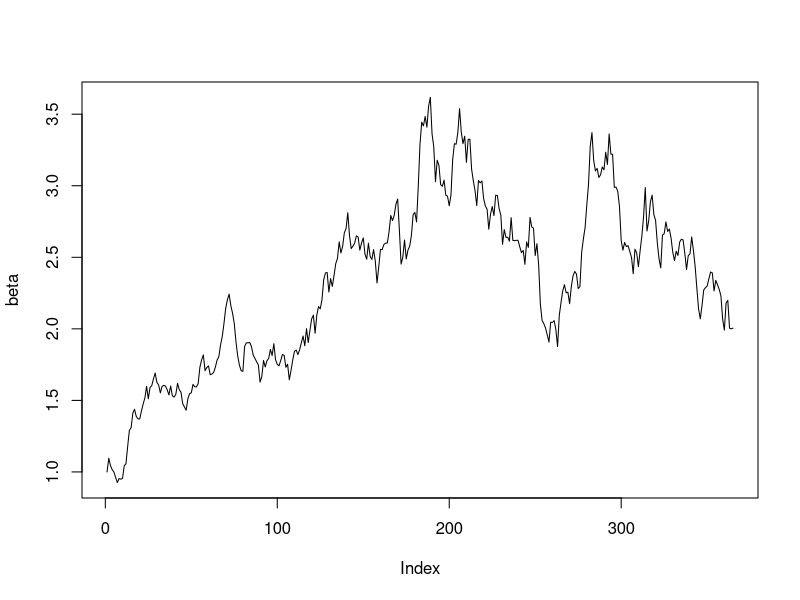
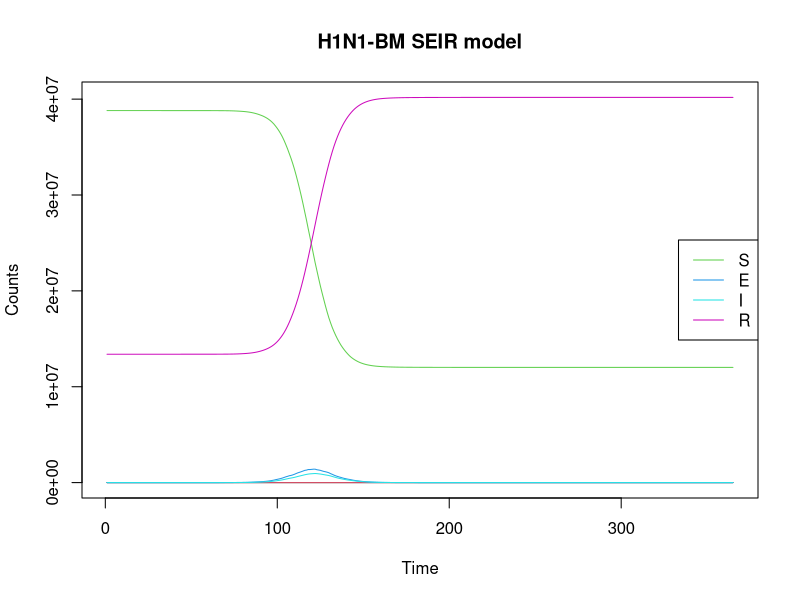
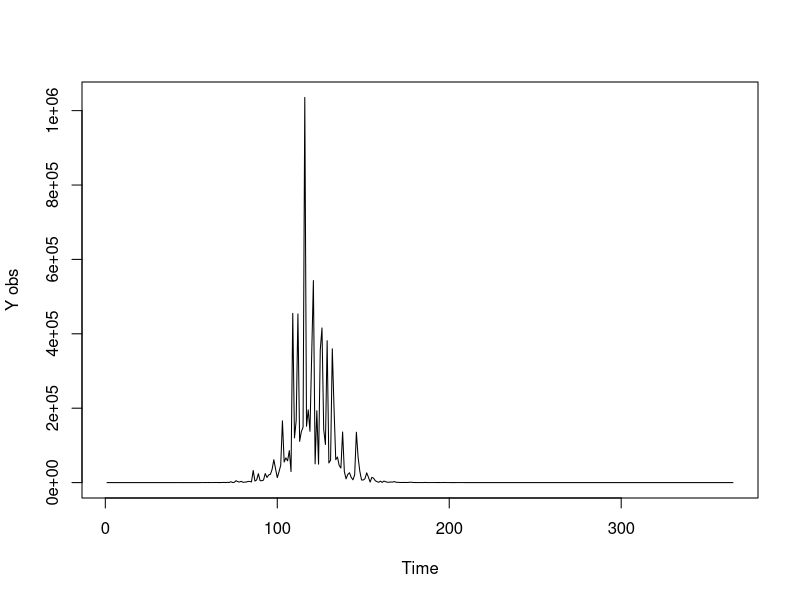
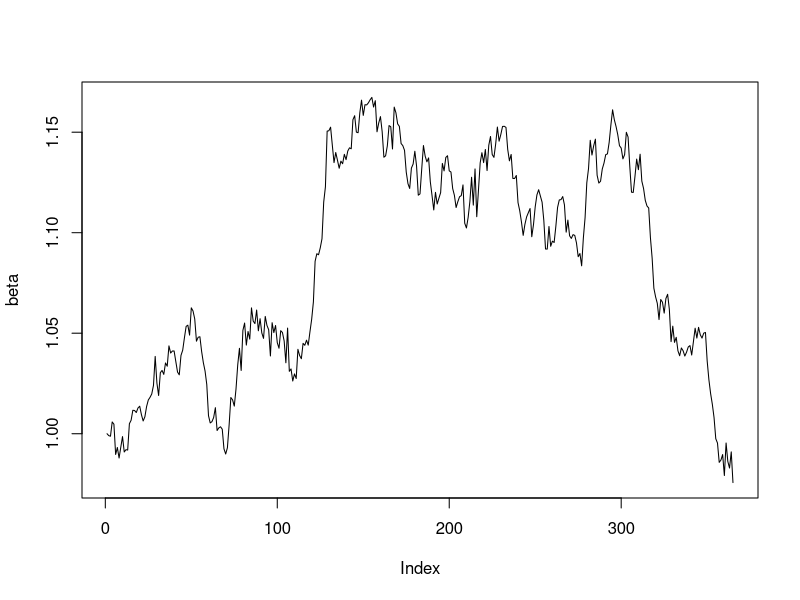
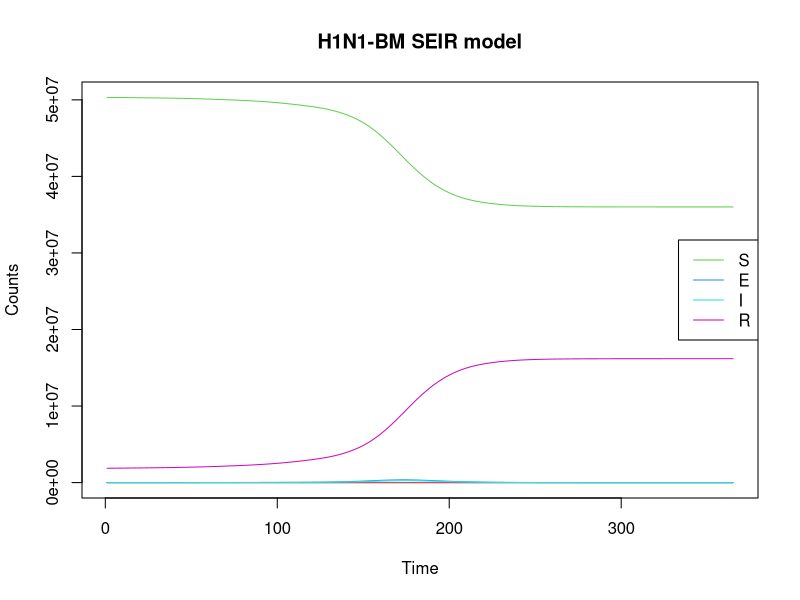
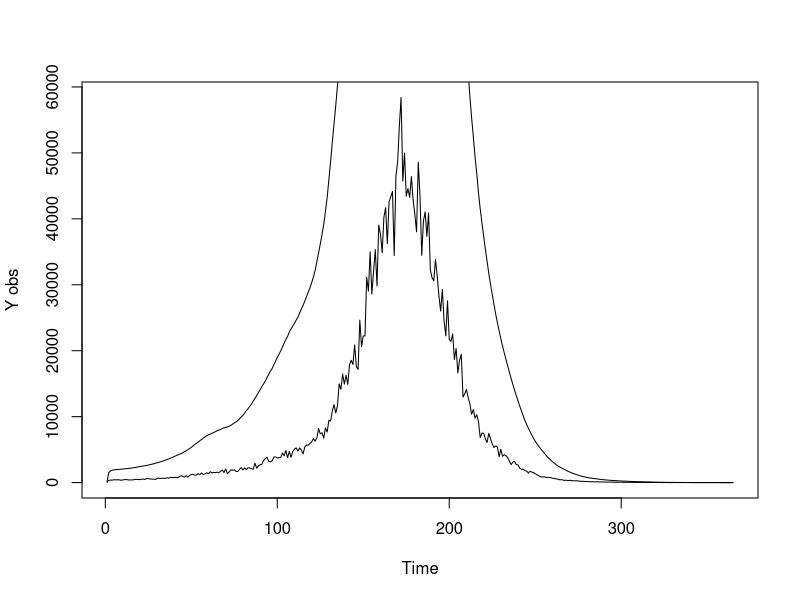
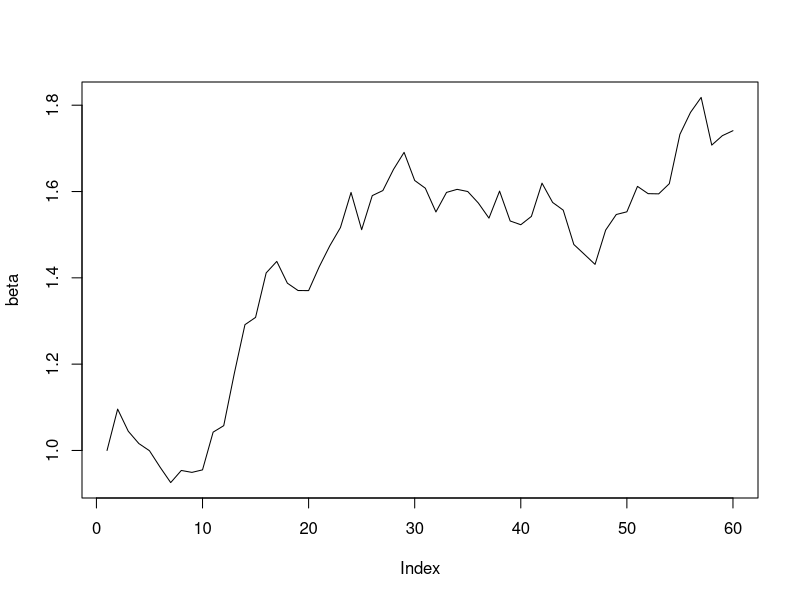
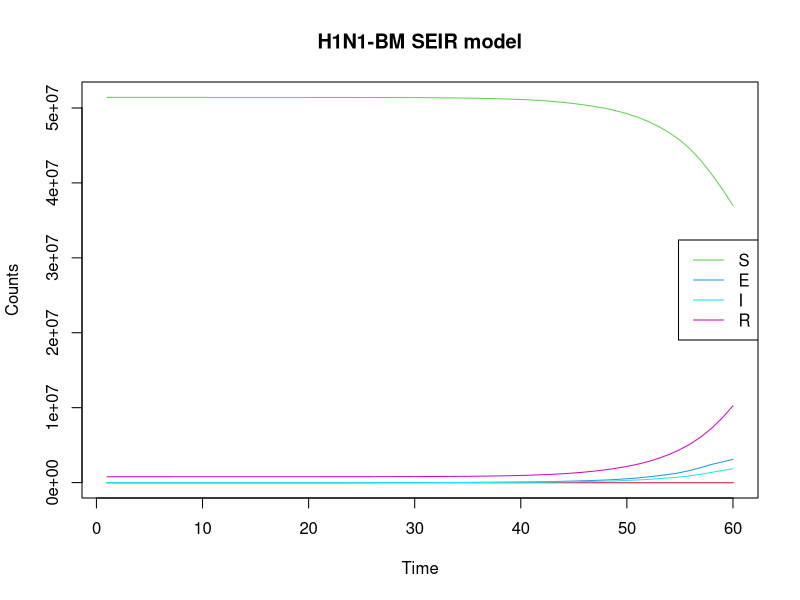

The R script that drew these images, in order: (Note: this script raises an error after producing the figures.)
rm(list=ls())
require(deSolve)
set.seed(007) #015
times <- 1:365
N=52196381
sigma <- 0.4
## first, simulate a set of random deviates
e <- rnorm(n = length(times) - 1, sd = sqrt(0.01))
## now compute their cumulative sum
e <- c(0, cumsum(e))


beta<- exp(sigma*e)
plot(beta,type='l')
#write.csv(beta,"simulatebeta.csv")


# H1N1 <- function(time, current_state, params){
# 
#   with(as.list(c(current_state, params)),{
#     for(t in 1:times){
#     N <- S+E+I+R
#     dS <- -(beta[t]*S*I)/N
#     dE <- (beta[t]*S*I)/N - E/k
#     dI <- E/k - I/gamma
#     dR <- I/gamma
#    }
#     return(list(c(dS, dE, dI, dR)))
#   })
# }
H1N1 <- function(time, current_state, params){
  
  with(as.list(c(current_state, params)),{
    
      N <- S+E+I+R
      dt <- 1
      dS <- -beta[t]*S*I/N
      dE <- beta[t]*S*I/N - E/k
      dI <- E/k - I/gamma
      dR <- I/gamma
    
    return(list(c(dt, dS, dE, dI, dR)))
  })
}


params <- c(k=1.59, gamma=1.08)

library('truncnorm')
R0 <- rtruncnorm(1, a=0, b=1, mean = 0.15, sd = 0.15)
E0 <-runif(1,-16, -9)
I0 <-runif(1,-16, -9)
#x <-runif(1, -5,2)
S <- N
R <- R0*S
S <- S - R

E <- exp(E0 + log(S))
S <- S - E
I <- exp(I0 + log(S))
S <- S - I


initial_state<- c(t=1, S=S, E=E, I=I, R=R)
#initial_state <- c(t=1,S=52196380, E=1, I=0, R=0)
model1 <- ode(initial_state, times, H1N1, params)

summary(model1)

matplot(model1, type="l", lty=1, main="H1N1-BM SEIR model", xlab="Time",ylab = "Counts")
legend <- colnames(model1)[3:6]
legend("right", legend=legend, col=3:6, lty = 1)

Z1 <-model1[,4]/1.59

tau1 <- 0.8#runif(1,0,1)
Y1 <-vector(length = 365)
for (i in 1:365){
  #Y1[i]<- rlnorm(1,log(Z1[i,]/5),tau1)
  Y1[i]<- rlnorm(1,log(Z1[i]/5),tau1)
}
plot(Y1,type='l',ylab="Y obs", xlab = "Time")
# write.csv(Y1,"simY11.csv")
# write.csv(model1,"simulatestates1.csv")
#####################################Biostats paper#################################
rm(list=ls())
require(deSolve)
set.seed(00033) #00033 #00036 #00043 #00048
times <- 1:365
N=52196381
sigma <- 0.07
## first, simulate a set of random deviates
e <- rnorm(n = length(times) - 1, sd = sqrt(0.01))
## now compute their cumulative sum
e <- c(0, cumsum(e))

# write.csv(e,"simulateh1n1x1.csv")
beta<- exp(sigma*e)
plot(beta,type='l')
# write.csv(beta,"simulateh1n1beta1.csv")

H1N1 <- function(time, current_state, params){
  
  with(as.list(c(current_state, params)),{
    
    #N <- S+E+I+R
    dt <- 1
    dS <- -beta[t]*S*I/N
    dE <- beta[t]*S*I/N - E/k
    dI <- E/k - I/gamma
    dR <- I/gamma
    
    return(list(c(dt, dS, dE, dI, dR)))
  })
}


params <- c(k=1.59, gamma=1.08)

library('truncnorm')
R0 <- rtruncnorm(1, a=0, b=1, mean = 0.15, sd = 0.15)
E0 <-runif(1,-16, -9)
I0 <-runif(1,-16, -9)
#x <-runif(1, -5,2)
S <- N
R <- R0*S
S <- S - R

E <- exp(E0 + log(S))
S <- S - E
I <- exp(I0 + log(S))
S <- S - I


initial_state<- c(t=1, S=S, E=E, I=I, R=R)
#initial_state <- c(t=1,S=52196380, E=1, I=0, R=0)
model1 <- ode(initial_state, times, H1N1, params)

summary(model1)

matplot(model1, type="l", lty=1, main="H1N1-BM SEIR model", xlab="Time",ylab = "Counts")
legend <- colnames(model1)[3:6]
legend("right", legend=legend, col=3:6, lty = 1)

Z1 <-model1[,4]/1.59

tau1 <- 0.1#runif(1,0,1)
Y1 <-vector(length = 365)
for (i in 1:365){
  #Y1[i]<- rlnorm(1,log(Z1[i,]/5),tau1)
  Y1[i]<- rlnorm(1,log(Z1[i]/5),tau1)
}
plot(Y1,type='l',ylab="Y obs", xlab = "Time")
lines(Z1)
# write.csv(Y1,"simh1n1Y1.csv")
# write.csv(model1,"simulateh1n1states1.csv")
#####################################Shorter days###################################
rm(list=ls())
require(deSolve)
set.seed(007) #0031 #0032 #0035
times <- 1:60
N=52196381
sigma <- 0.4
## first, simulate a set of random deviates
e <- rnorm(n = length(times) - 1, sd = sqrt(0.01))
## now compute their cumulative sum
e <- c(0, cumsum(e))


beta<- exp(sigma*e)
plot(beta,type='l')
write.csv(beta,"simulatebeta_2.csv")

H1N1 <- function(time, current_state, params){
  
  with(as.list(c(current_state, params)),{
    
    N <- S+E+I+R
    dt <- 1
    dS <- -beta[t]*S*I/N
    dE <- beta[t]*S*I/N - E/k
    dI <- E/k - I/gamma
    dR <- I/gamma
    
    return(list(c(dt, dS, dE, dI, dR)))
  })
}


params <- c(k=1.59, gamma=1.08)

library('truncnorm')
R0 <- rtruncnorm(1, a=0, b=1, mean = 0.15, sd = 0.15)
E0 <-runif(1,-16, -9)
I0 <-runif(1,-16, -9)
#x <-runif(1, -5,2)
S <- N
R <- R0*S
S <- S - R

E <- exp(E0 + log(S))
S <- S - E
I <- exp(I0 + log(S))
S <- S - I


initial_state<- c(t=1, S=S, E=E, I=I, R=R)
#initial_state <- c(t=1,S=52196380, E=1, I=0, R=0)
model1 <- ode(initial_state, times, H1N1, params)

summary(model1)

matplot(model1, type="l", lty=1, main="H1N1-BM SEIR model", xlab="Time",ylab = "Counts")
legend <- colnames(model1)[3:6]
legend("right", legend=legend, col=3:6, lty = 1)

Z1 <-model1[,4]/1.59

tau1 <- 0.8#runif(1,0,1)
Y1 <-vector(length = 60)
for (i in 1:60){
  #Y1[i]<- rlnorm(1,log(Z1[i,]/5),tau1)
  Y1[i]<- rlnorm(1,log(Z1[i]/5),tau1)
}
plot(Y1,type='l',ylab="Y obs", xlab = "Time")
write.csv(Y1,"simY11_2.csv")
write.csv(model1,"simulatestates1_2.csv")

##################################H1N1-OU##########################################
rm(list=ls())
require(deSolve)
set.seed(34)   #random seed 32 34 36 37 38 39
times <- 1:365
N=52196381
#Simulate a Brownian Motion Path
e <- rnorm(n = length(times) - 1, sd = sqrt(0.01))
e <- c(0, cumsum(e))

mu<-vector(length=365) 
for (t in 1:365) {
  if (t <= 120){
    mu[t]=-0.02      }                    #No lock-down policy
  else {mu[t]=-0.2-0.02 }                 #Lock-down policy
}
mu<-ts(mu)

#plot(mu,type='l')
#Simulate an O-U Process
ornstein_uhlenbeck <- function(n,theta,sigma,x0){
  dt  <- 1
  x<-vector(length=366)
  for (i in 1:(n+1)) {
    if (i==1){x[i]=x0}
    else{
      x[i]  <-  x[i-1] + theta*(mu[i-1]-x[i-1])*dt + sigma*e[i-1]}
  }
  return(x);
}

x<- ornstein_uhlenbeck(365,0.05,sqrt(0.004),log(0.8))
plot(x,type='l',xlab="time",main = "Simulate x-ou process")
abline(v=121, col="red")
lines(mu, col="blue")
tt1 <-expression(mu==-0.02)
text(30,0.1,tt1,col="green")
tt2 <-expression(mu==-0.02-0.2)
text(200,-0.1,tt2,col="green")
plot(exp(x),type='l',xlab="time",ylab=TeX("$e^{x}=beta$"),main = "Simulate beta process ")
abline(v=121, col="red")
lines(exp(mu+0.02),col="blue")
tt1 <-expression(mu==1)
text(30,1.1,tt1,col="green")
tt2 <-expression(mu==0.81)
text(200,0.9,tt2,col="green")
write.csv(x,"h1n1oux1.csv")
#Main ODE Model
H1N1_OU <- function(time, current_state, params){
  
  with(as.list(c(current_state, params)),{
    
    N <- S+E+I+R
    dt <- 1
    dS <- -exp(x[t+1])*S*I/N
    dE <- exp(x[t+1])*S*I/N - E/k
    dI <- E/k-I/gamma
    dR <- I/gamma
    
    return(list(c( dt, dS, dE, dI, dR)))
  })
}
params <- c(k=7, gamma=5)   #Trial: k=5 & gamma=5; k=7 & gamma=5

library('truncnorm')
R0 <- rtruncnorm(1, a=0, b=1, mean = 0.15, sd = 0.15)
E0 <-runif(1,-16, -9)
I0 <-runif(1,-16, -9)
#x <-runif(1, -5,2)
S <- N
R <- R0*S
S <- S - R

E <- exp(E0 + log(S))
S <- S - E
I <- exp(I0 + log(S))
S <- S - I

# R0 <-0.03
# S <- N
# R <- S*R0
# S <- S - R
# 
# E0 <- -15
# E <- exp(E0 + log(S))
# S <- S - E
# 
# I0 <- -10
# I <- exp(I0 + log(S))
# S <- S - I
initial_state<- c(t=1, S=S, E=E, I=I, R=R)
#initial_state <- c(t=1,S=52196380, E=1, I=0, R=0)
model3 <- ode(initial_state, times, H1N1_OU, params)

summary(model3)

matplot(model3, type="l", lty=1, main="H1N1—OU Model",ylab="counts", xlab="Time")
legend <- colnames(model3)[3:6]
legend("right", legend=legend, col=3:6, lty = 1)
Z1 <-model3[,4]/7

tau1 <- 0.8#runif(1,0,1)
Y1 <-vector(length = 365)
for (i in 1:365){
  #Y1[i]<- rlnorm(1,log(Z1[i,]/5),tau1)
  Y1[i]<- rlnorm(1,log(Z1[i]/5),tau1)
}
plot(Y1,type='l',ylab="Obs Y",xlab="time",col="blue")
write.csv(Y1,"h1n1ouY1.csv")
write.csv(model3,"h1n1ousimulates1.csv")

##################################H1N1-OU shorter days##########################################
rm(list=ls())
require(deSolve)
set.seed(38)   #random seed 32 34 36 37 38 39
times <- 1:60
N=52196381
#Simulate a Brownian Motion Path
e <- rnorm(n = length(times) - 1, sd = sqrt(0.01))
e <- c(0, cumsum(e))

mu<-vector(length=60) 
for (t in 1:60) {
  if (t <= 20){
    mu[t]=-0.02      }                    #No lock-down policy
  else {mu[t]=-0.2-0.02 }                 #Lock-down policy
}
mu<-ts(mu)

#plot(mu,type='l')
#Simulate an O-U Process
ornstein_uhlenbeck <- function(n,theta,sigma,x0){
  dt  <- 1
  x<-vector(length=61)
  for (i in 1:(n+1)) {
    if (i==1){x[i]=x0}
    else{
      x[i]  <-  x[i-1] + theta*(mu[i-1]-x[i-1])*dt + sigma*e[i-1]}
  }
  return(x);
}

x<- ornstein_uhlenbeck(60,0.05,sqrt(0.004),log(0.8))
plot(x,type='l',xlab="time")
abline(v=21, col="red")
lines(mu, col="blue")
tt1 <-expression(mu==-0.02)
text(30,0.1,tt1,col="green")
tt2 <-expression(mu==-0.02-0.2)
text(200,-0.1,tt2,col="green")
plot(exp(x),type='l',xlab="time",ylab=TeX("$e^{x}=beta$"))
abline(v=21, col="red")
lines(exp(mu+0.02),col="blue")
tt1 <-expression(mu==1)
text(30,1.1,tt1,col="green")
tt2 <-expression(mu==0.81)
text(200,0.9,tt2,col="green")
write.csv(x,"h1n1oux2.csv")
#Main ODE Model
H1N1_OU <- function(time, current_state, params){
  
  with(as.list(c(current_state, params)),{
    
    N <- S+E+I+R
    dt <- 1
    dS <- -exp(x[t+1])*S*I/N
    dE <- exp(x[t+1])*S*I/N - E/k
    dI <- E/k-I/gamma
    dR <- I/gamma
    
    return(list(c( dt, dS, dE, dI, dR)))
  })
}
params <- c(k=7, gamma=5)   #Trial: k=5 & gamma=5; k=7 & gamma=5

library('truncnorm')
R0 <- rtruncnorm(1, a=0, b=1, mean = 0.15, sd = 0.15)
E0 <-runif(1,-16, -9)
I0 <-runif(1,-16, -9)
#x <-runif(1, -5,2)
S <- N
R <- R0*S
S <- S - R

E <- exp(E0 + log(S))
S <- S - E
I <- exp(I0 + log(S))
S <- S - I

# R0 <-0.03
# S <- N
# R <- S*R0
# S <- S - R
# 
# E0 <- -15
# E <- exp(E0 + log(S))
# S <- S - E
# 
# I0 <- -10
# I <- exp(I0 + log(S))
# S <- S - I
initial_state<- c(t=1, S=S, E=E, I=I, R=R)
#initial_state <- c(t=1,S=52196380, E=1, I=0, R=0)
model3 <- ode(initial_state, times, H1N1_OU, params)

summary(model3)

matplot(model3, type="l", lty=1, main="H1N1—OU Model",ylab="counts", xlab="Time")
legend <- colnames(model3)[3:6]
legend("right", legend=legend, col=3:6, lty = 1)
Z1 <-model3[,4]/7

tau1 <- 0.8#runif(1,0,1)
Y1 <-vector(length = 60)
for (i in 1:60){
  #Y1[i]<- rlnorm(1,log(Z1[i,]/5),tau1)
  Y1[i]<- rlnorm(1,log(Z1[i]/5),tau1)
}
plot(Y1,type='l',ylab="Obs Y",xlab="time",col="blue")
write.csv(Y1,"h1n1ouY2.csv")
write.csv(model3,"h1n1ousimulates2.csv")
###############################################################################
#HINIBM New Simulation for parameter experiments
rm(list=ls())
require(deSolve)
set.seed(007) #015
times <- 1:365
N=52196381
sigma <- 0.4
## first, simulate a set of random deviates
e <- rnorm(n = length(times) - 1, sd = sqrt(0.01))
## now compute their cumulative sum
e <- c(0, cumsum(e))


beta<- exp(sigma*e)
plot(beta,type='l')
write.csv(beta,"simulatebeta21.csv")

H1N1 <- function(time, current_state, params){
  
  with(as.list(c(current_state, params)),{
    
    N <- S+E+I+R
    dt <- 1
    dS <- -beta[t]*S*I/N
    dE <- beta[t]*S*I/N - E/k
    dI <- E/k - I/gamma
    dR <- I/gamma
    
    return(list(c(dt, dS, dE, dI, dR)))
  })
}


params <- c(k=5, gamma=5)

S <- N-1
E <- 1
R <- 0
I <- 0
initial_state<- c(t=1, S=S, E=E, I=I, R=R)
#initial_state <- c(t=1,S=52196380, E=1, I=0, R=0)
model21 <- ode(initial_state, times, H1N1, params)

summary(model21)

matplot(model21, type="l", lty=1, main="H1N1-BM SEIR model", xlab="Time",ylab = "Counts")
legend <- colnames(model21)[3:6]
legend("right", legend=legend, col=3:6, lty = 1)

Z21 <-model21[,4]/5

tau21 <- 0.8#runif(1,0,1)
Y21 <-vector(length = 365)
for (i in 1:365){
  #Y1[i]<- rlnorm(1,log(Z1[i,]/5),tau1)
  Y21[i]<- rlnorm(1,log(Z21[i]/5),tau21)
}
plot(Y21,type='l',ylab="Y obs", xlab = "Time")
write.csv(Y21,"simY21.csv")
write.csv(model21,"simulatestates21.csv")

###############################################################################
#HINIBM New Simulation for parameter experiments-return to the same value
rm(list=ls())
require(deSolve)
set.seed(007) #015
times <- 1:365
N=52196381
sigma <- 0.4
## first, simulate a set of random deviates
e <- rnorm(n = length(times) - 1, sd = sqrt(0.01))
## now compute their cumulative sum
e <- c(0, cumsum(e))


beta<- exp(sigma*e)
plot(beta,type='l')
write.csv(beta,"simulatebeta22.csv")

H1N1 <- function(time, current_state, params){
  
  with(as.list(c(current_state, params)),{
    
    N <- S+E+I+R
    dt <- 1
    dS <- -beta[t]*S*I/N
    dE <- beta[t]*S*I/N - E/k
    dI <- E/k - I/gamma
    dR <- I/gamma
    
    return(list(c(dt, dS, dE, dI, dR)))
  })
}


params <- c(k=1.59, gamma=1.08)

S <- N-1
E <- 1
R <- 0
I <- 0
initial_state<- c(t=1, S=S, E=E, I=I, R=R)
#initial_state <- c(t=1,S=52196380, E=1, I=0, R=0)
model22 <- ode(initial_state, times, H1N1, params)

summary(model22)

matplot(model22, type="l", lty=1, main="H1N1-BM SEIR model", xlab="Time",ylab = "Counts")
legend <- colnames(model22)[3:6]
legend("right", legend=legend, col=3:6, lty = 1)

Z22 <-model22[,4]/1.59

tau22 <- 0.8#runif(1,0,1)
Y22 <-vector(length = 365)
for (i in 1:365){
  #Y1[i]<- rlnorm(1,log(Z1[i,]/5),tau1)
  Y22[i]<- rlnorm(1,log(Z22[i]/5),tau22)
}
plot(Y22,type='l',ylab="Y obs", xlab = "Time")
write.csv(Y22,"simY22.csv")
write.csv(model22,"simulatestates22.csv")
